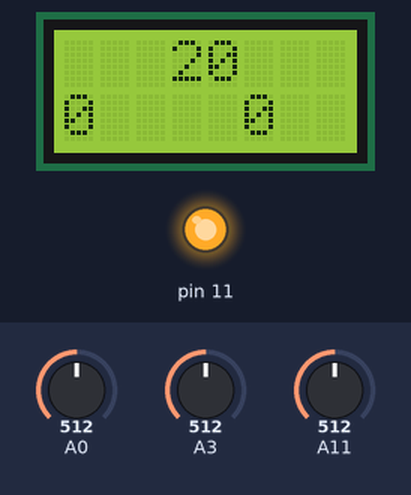
This sketch was run on a simulated Arduino Leonardo, built with avr-gcc and run on an emulated ATmega32U4. On the bench: 8×2 character LCD, output pins drawn as LEDs (lit = HIGH). Inputs (shaded band) come from the test bench; at power-on: A0 = 512, A3 = 512, A11 = 512.

Above: at 1.2 s.
1.3 s: A0 set to 716
At 2.4 s:
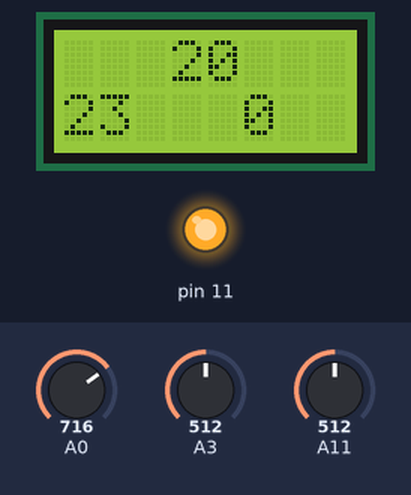
4.3 s: A3 set to 716
At 4.6 s:
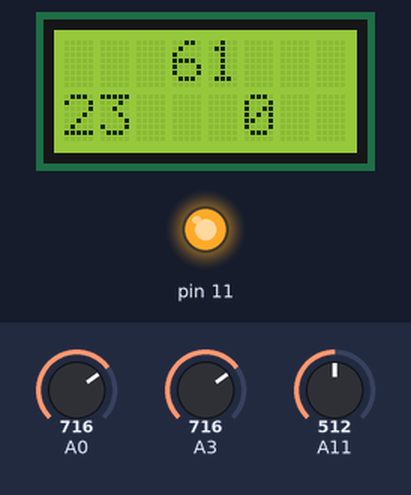
5.8 s: A11 set to 716
At 6.1 s:
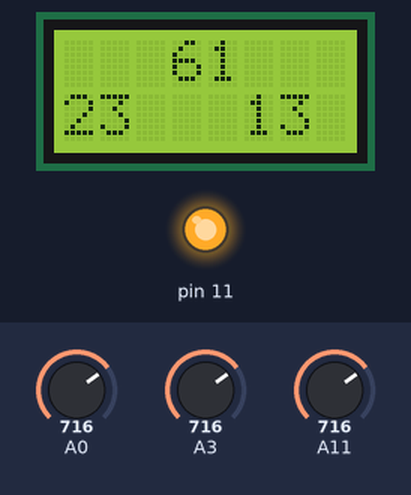
7.3 s: A0 set to 900
At 8.1 s:
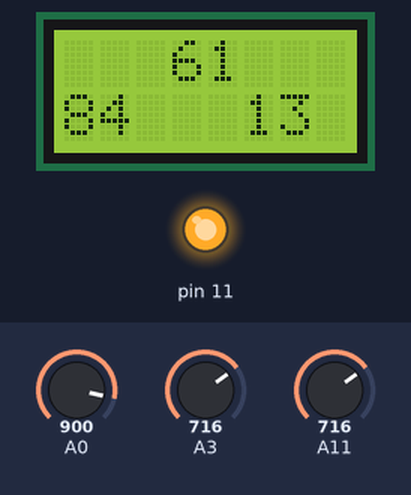
8.8 s: A3 set to 900
At 9.4 s:
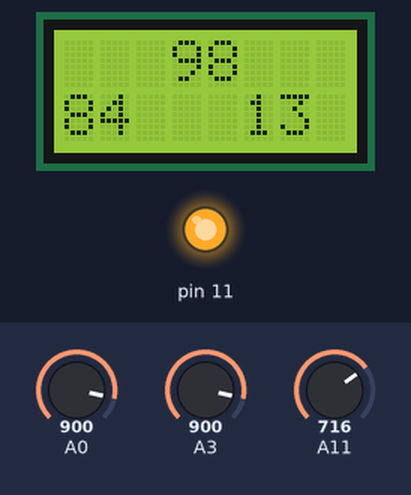
11.8 s: A11 set to 900
At 12.4 s:
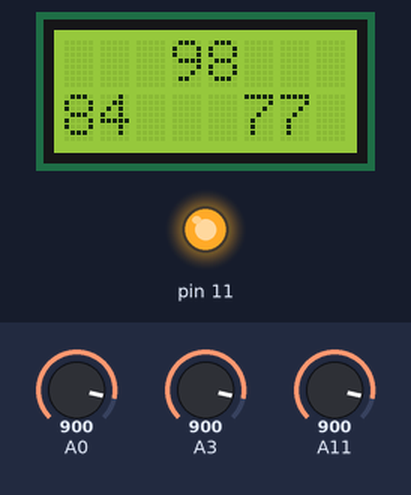
Timing chart, 0 to 14.3 s (numbered marks = the images above; inputs shaded):
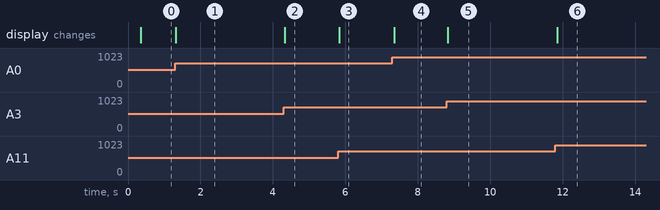

The sketch:

IR3CalibrationCheck.ino
```cpp
/**
 * Created by Olavi Kamppari on 7/4/2017.
 */

/**
 * Used to test the line sensor calibration values stored in ZumoIR3.cpp
 */

#include <Zumo32U4.h>
#include <ZumoIR3.h>

Zumo32U4LCD         lcd;
ZumoIR3             IR3;

void setup() {
}

void loop() {
  lcd.clear();
  lcd.gotoXY(3, 0);
  lcd.print(IR3.readFront2());
  lcd.gotoXY(0, 1);
  lcd.print(IR3.readLeft2());
  lcd.gotoXY(5, 1);
  lcd.print(IR3.readRight2());
  delay(20);
}
```

Measured:
- after the input at 1.3 s, the display: changes at once (image 1)
- after the input at 4.3 s, the display: changes at once (image 2)
- after the input at 5.8 s, the display: changes at once (image 3)
- after the input at 7.3 s, the display: changes after 0.05 s (image 4)
- after the input at 8.8 s, the display: changes at once (image 5)
- after the input at 11.8 s, the display: changes after 0.05 s (image 6)
